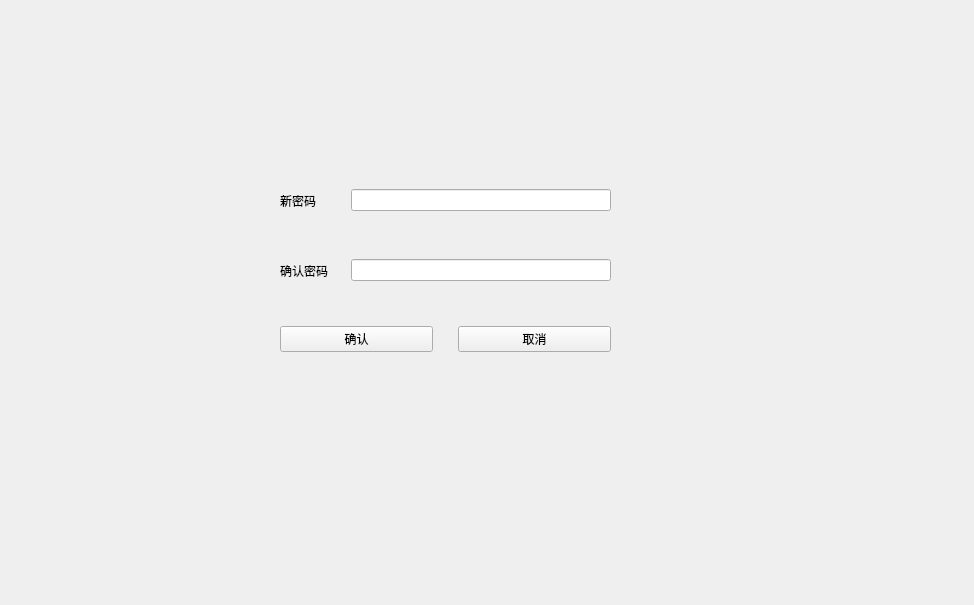
<?xml version="1.0" encoding="UTF-8"?>
<ui version="4.0">
 <class>Resetpassword</class>
 <widget class="QWidget" name="Resetpassword">
  <property name="geometry">
   <rect>
    <x>0</x>
    <y>0</y>
    <width>974</width>
    <height>605</height>
   </rect>
  </property>
  <property name="windowTitle">
   <string>Form</string>
  </property>
  <widget class="QWidget" name="horizontalLayoutWidget">
   <property name="geometry">
    <rect>
     <x>280</x>
     <y>170</y>
     <width>331</width>
     <height>61</height>
    </rect>
   </property>
   <layout class="QHBoxLayout" name="newpwd_layout" stretch="2,8">
    <item>
     <widget class="QLabel" name="newpwb_lb">
      <property name="text">
       <string>新密码</string>
      </property>
     </widget>
    </item>
    <item>
     <widget class="QLineEdit" name="newpwd_le">
      <property name="echoMode">
       <enum>QLineEdit::Password</enum>
      </property>
     </widget>
    </item>
   </layout>
  </widget>
  <widget class="QWidget" name="horizontalLayoutWidget_2">
   <property name="geometry">
    <rect>
     <x>280</x>
     <y>240</y>
     <width>331</width>
     <height>61</height>
    </rect>
   </property>
   <layout class="QHBoxLayout" name="checkpwd_layout" stretch="2,8">
    <item>
     <widget class="QLabel" name="checkpwd_lb">
      <property name="text">
       <string>确认密码</string>
      </property>
     </widget>
    </item>
    <item>
     <widget class="QLineEdit" name="checkpwd_le">
      <property name="echoMode">
       <enum>QLineEdit::Password</enum>
      </property>
     </widget>
    </item>
   </layout>
  </widget>
  <widget class="QWidget" name="horizontalLayoutWidget_3">
   <property name="geometry">
    <rect>
     <x>280</x>
     <y>309</y>
     <width>331</width>
     <height>61</height>
    </rect>
   </property>
   <layout class="QHBoxLayout" name="buttons_layout" stretch="5,5">
    <property name="spacing">
     <number>25</number>
    </property>
    <item>
     <widget class="QPushButton" name="submit_btn">
      <property name="text">
       <string>确认</string>
      </property>
     </widget>
    </item>
    <item>
     <widget class="QPushButton" name="cancel_btn">
      <property name="text">
       <string>取消</string>
      </property>
     </widget>
    </item>
   </layout>
  </widget>
 </widget>
 <resources/>
 <connections>
  <connection>
   <sender>cancel_btn</sender>
   <signal>clicked()</signal>
   <receiver>Resetpassword</receiver>
   <slot>close()</slot>
   <hints>
    <hint type="sourcelabel">
     <x>533</x>
     <y>338</y>
    </hint>
    <hint type="destinationlabel">
     <x>486</x>
     <y>302</y>
    </hint>
   </hints>
  </connection>
  <connection>
   <sender>submit_btn</sender>
   <signal>clicked()</signal>
   <receiver>Resetpassword</receiver>
   <slot>judgeEmpty()</slot>
   <hints>
    <hint type="sourcelabel">
     <x>338</x>
     <y>350</y>
    </hint>
    <hint type="destinationlabel">
     <x>437</x>
     <y>459</y>
    </hint>
   </hints>
  </connection>
 </connections>
 <slots>
  <slot>judgeEmpty()</slot>
 </slots>
</ui>
